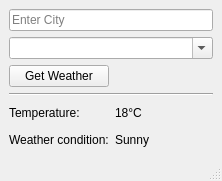
<?xml version="1.0" encoding="UTF-8"?>
<ui version="4.0">
 <class>MainWindow</class>
 <widget class="QMainWindow" name="MainWindow">
  <property name="geometry">
   <rect>
    <x>0</x>
    <y>0</y>
    <width>222</width>
    <height>181</height>
   </rect>
  </property>
  <property name="minimumSize">
   <size>
    <width>222</width>
    <height>181</height>
   </size>
  </property>
  <property name="maximumSize">
   <size>
    <width>222</width>
    <height>181</height>
   </size>
  </property>
  <property name="windowTitle">
   <string>MainWindow</string>
  </property>
  <widget class="QWidget" name="centralwidget">
   <layout class="QGridLayout" name="gridLayout">
    <item row="0" column="0" colspan="2">
     <widget class="QLineEdit" name="mCityLineEdit">
      <property name="placeholderText">
       <string>Enter City</string>
      </property>
     </widget>
    </item>
    <item row="1" column="0" colspan="2">
     <widget class="QComboBox" name="mCountryBox">
      <property name="editable">
       <bool>true</bool>
      </property>
     </widget>
    </item>
    <item row="2" column="0">
     <widget class="QPushButton" name="mGetWheatherBtn">
      <property name="text">
       <string>Get Weather</string>
      </property>
     </widget>
    </item>
    <item row="3" column="0" colspan="2">
     <widget class="Line" name="line">
      <property name="orientation">
       <enum>Qt::Horizontal</enum>
      </property>
     </widget>
    </item>
    <item row="4" column="0">
     <widget class="QLabel" name="mTemptextLabel">
      <property name="text">
       <string>Temperature:</string>
      </property>
     </widget>
    </item>
    <item row="4" column="1">
     <widget class="QLabel" name="mTempDataLAbel">
      <property name="text">
       <string>18°C</string>
      </property>
     </widget>
    </item>
    <item row="5" column="0">
     <widget class="QLabel" name="mWheatherTextLabel">
      <property name="text">
       <string>Weather condition:</string>
      </property>
     </widget>
    </item>
    <item row="5" column="1">
     <widget class="QLabel" name="mWethaerDataLabel">
      <property name="text">
       <string>Sunny</string>
      </property>
     </widget>
    </item>
   </layout>
  </widget>
  <widget class="QMenuBar" name="menubar">
   <property name="geometry">
    <rect>
     <x>0</x>
     <y>0</y>
     <width>222</width>
     <height>21</height>
    </rect>
   </property>
  </widget>
  <widget class="QStatusBar" name="statusbar"/>
 </widget>
 <resources/>
 <connections/>
</ui>
